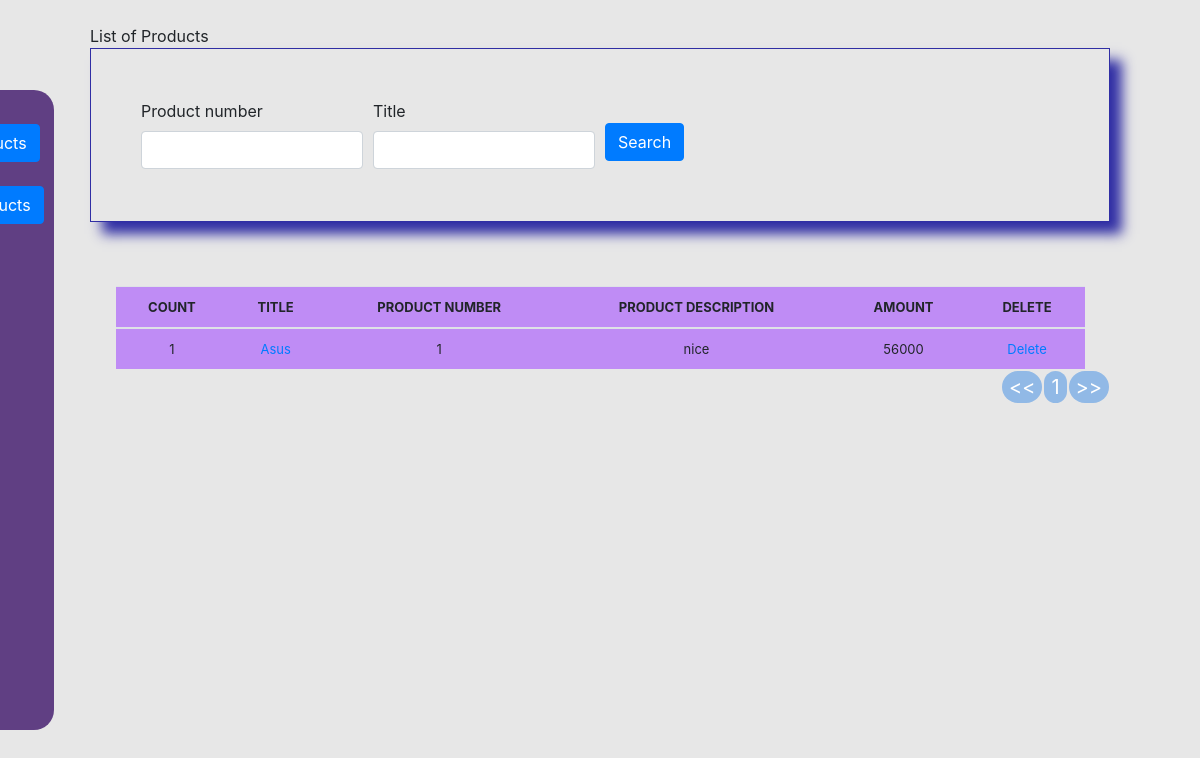
The app's page /inventory/list_product (signed in), older data.
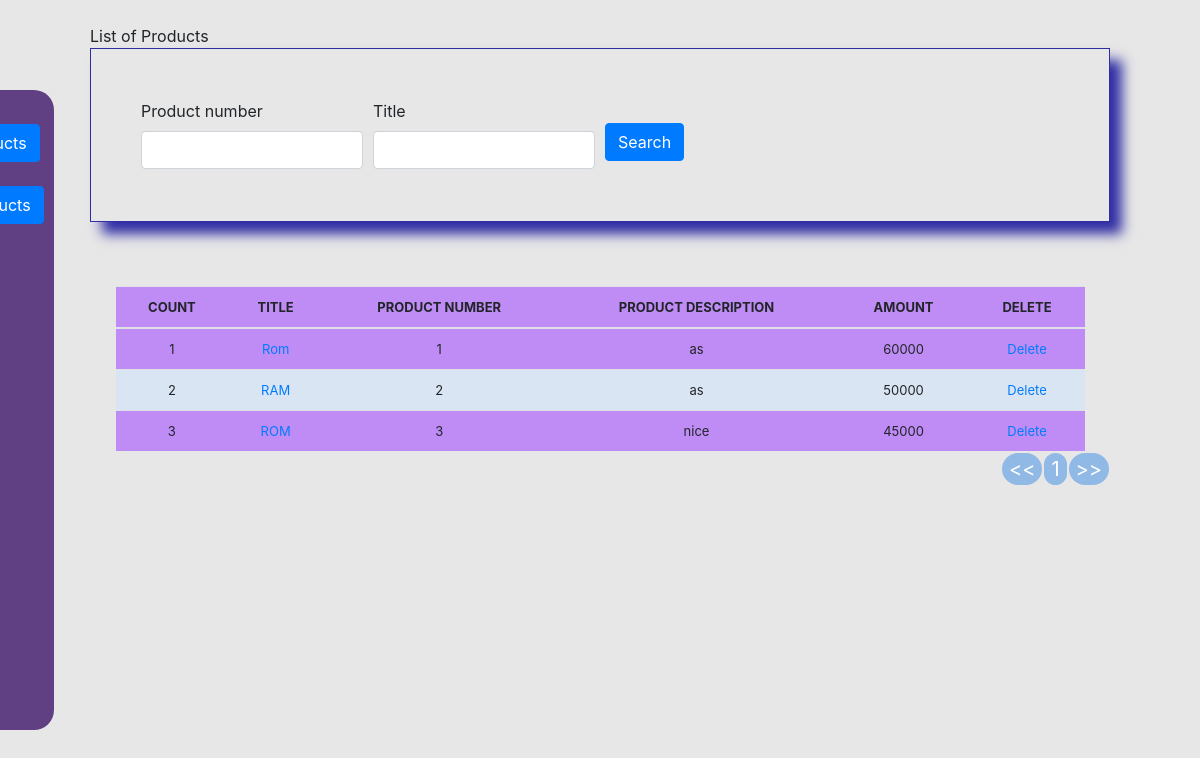
The same page, newer data.
### inventory/models.py (models this page shows, shortened)
class Inventory(models.Model):
    product_number = models.IntegerField(primary_key=True)
    product = models.TextField(max_length=3000, default='', blank=True, null=True)
    title = models.CharField('Title', max_length=120, default='', blank=True, unique=True)
    amount = models.IntegerField('Unit Price', default=0, blank=True, null=True)

### inventory/views.py (the view)
# urls.py: path('list_product', views.list_product, name='list_product'),
@login_required
def list_product(request):
    title = 'List of Products'
    queryset = Inventory.objects.all()
    form = InventorySearchForm(request.POST or None)
    if request.method == 'POST':
    	queryset = Inventory.objects.filter(product_number__icontains=form['product_number'].value(),
    									title__icontains=form['title'].value()
    									)
    context = {
        "form": form,
        "title": title,
        "queryset": queryset,
    }
    return render(request, "list_product.html", context)

### inventory/forms.py
class InventorySearchForm(forms.Form):
	product_number = forms.CharField(max_length=100, required=False)
	title = forms.CharField(max_length=100, required=False)
	class Meta:
		model = Inventory
		fields = ['product_number', 'title']

### djangoproject/templates/list_product.html (shortened to what this page needs)
{% load static %}
{% load crispy_forms_tags %}
{% include 'navbar_inventory.html' %}
<!DOCTYPE html>
<html>
<head>
	<link rel="stylesheet" type="text/css" href="https://stackpath.bootstrapcdn.com/bootstrap/4.5.2/css/bootstrap.min.css">
	<link href="{% static 'css/stylesheet2.css' %}" rel="stylesheet">
	<link href="{% static 'js/jquery-ui-1.12.1/jquery-ui.min.css' %}" rel="stylesheet">
	<link href="{% static 'js/jquery-ui-1.12.1/jquery-ui.structure.min.css' %}" rel="stylesheet">
	<link href="{% static 'js/jquery-ui-1.12.1/jquery-ui.structure.css' %}" rel="stylesheet">
	<link href="{% static 'js/jquery-ui-1.12.1/jquery-ui.theme.min.css' %}" rel="stylesheet">
	<link href="{% static 'js/jquery-ui-1.12.1/jquery-ui.min.js' %}" rel="stylesheet">
	<link href="{% static 'js/jquery-ui-1.12.1/jquery-ui.theme.css' %}" rel="stylesheet">
</head>
<body>
	<div class='main-container'>
		{{title}}
		<div class="myForm">
			<form method='POST' action=''>{% csrf_token %}
				<div class="row">
					<div class='col-sm-12'>
						<div class="form-row">
							<div class="form-group col-md-3">
								{{ form.product_number|as_crispy_field }}
							</div>
							<div class="form-group col-md-3">
								{{ form.title|as_crispy_field }}
							</div>
							<div class="form-group col-md-3">
								<br>
								<button type="submit" class="btn btn-primary">Search</button>
							</div>
						</div>
					</div>
				</div>
			</form>
		</div>
		<br><br>
		<table class='table'>
			<thead>
				<tr>
					<th>COUNT</th>
					<th>TITLE</th>
					<th>PRODUCT NUMBER</th>
          <th>PRODUCT DESCRIPTION</th>
					<th>AMOUNT</th>
					<th>DELETE</th>
				</tr>
			</thead>
			{% for instance in queryset %}
			<tr>
				<td>{{forloop.counter}}</td>
				<td><a href="{% url 'update_product' instance.pk %}">{{instance.title}}</a></td>
				<td>{{instance.product_number}}</td>
				<td>{{instance.product}}</td>
				<td>{{instance.amount}}</td>
				<td><a href="{% url 'delete_product' instance.pk %}">Delete</a></td>
			</tr>
			{% endfor %}
		</table>
	</div>
</body>
</html>

### djangoproject/templates/navbar_inventory.html (shortened to what this page needs)
<div class="mymenu-bar">
  <br>
  {% if request.user.is_authenticated %}
  <a href="/inventory/list_product"><div class="btn btn-primary mybutton">List Products</div></a>
  <br><br>
  <a href="/inventory/add_product"><div class="btn btn-primary mybutton">Add Products</div></a>
  <br><br>
  <br><br>
    {% else %}
    <a href="/accounts/login"><button class="btn btn-danger">Login</button></a>
  {% endif %}
</div>

### djangoproject/static/css/stylesheet2.css (style rules this page uses)
body { background-color: #e7e7e7!important; }
.main-container { width: 85%; margin: auto; }
.table { font-size: 13px; text-align: center; width: 95%; margin: auto; text-align: center; }
.myForm form { box-shadow: 10px 10px 10px; box-shadow: 12px 12px 12px #302ea4; border: 1px solid #302ea4; padding: 50px; padding-bottom: 20px; }
.mymenu-bar { background-color: #603F83FF; color: white; display: inline; padding: 10px; position: fixed; height: 80%; bottom: 70px; left: -95px; z-index: 3000; border-top-right-radius: 20px; border-bottom-right-radius: 20px; }
.table tr:nth-child(odd) { background: #bf8cf5 }
.table tr:nth-child(even) { background: #dae5f4 }

Row changes from the older to the newer data that the page shows:
changed Inventory id 1: title "Asus" → "Rom"; product "nice" → "as"; amount "56000" → "60000"
added Inventory: title "RAM", product_number "2", product "as", amount "50000"
added Inventory: title "ROM", product_number "3", product "nice", amount "45000"
